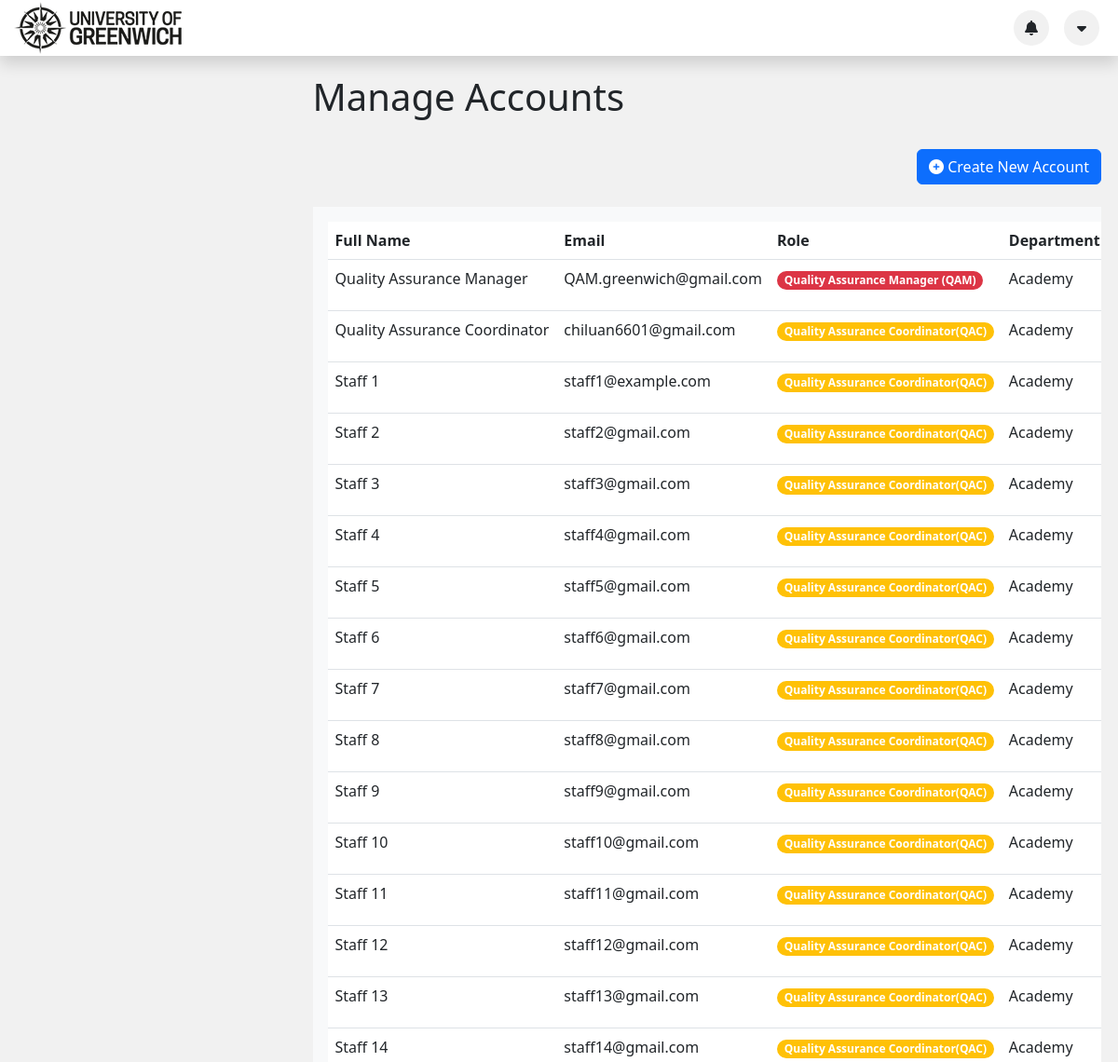
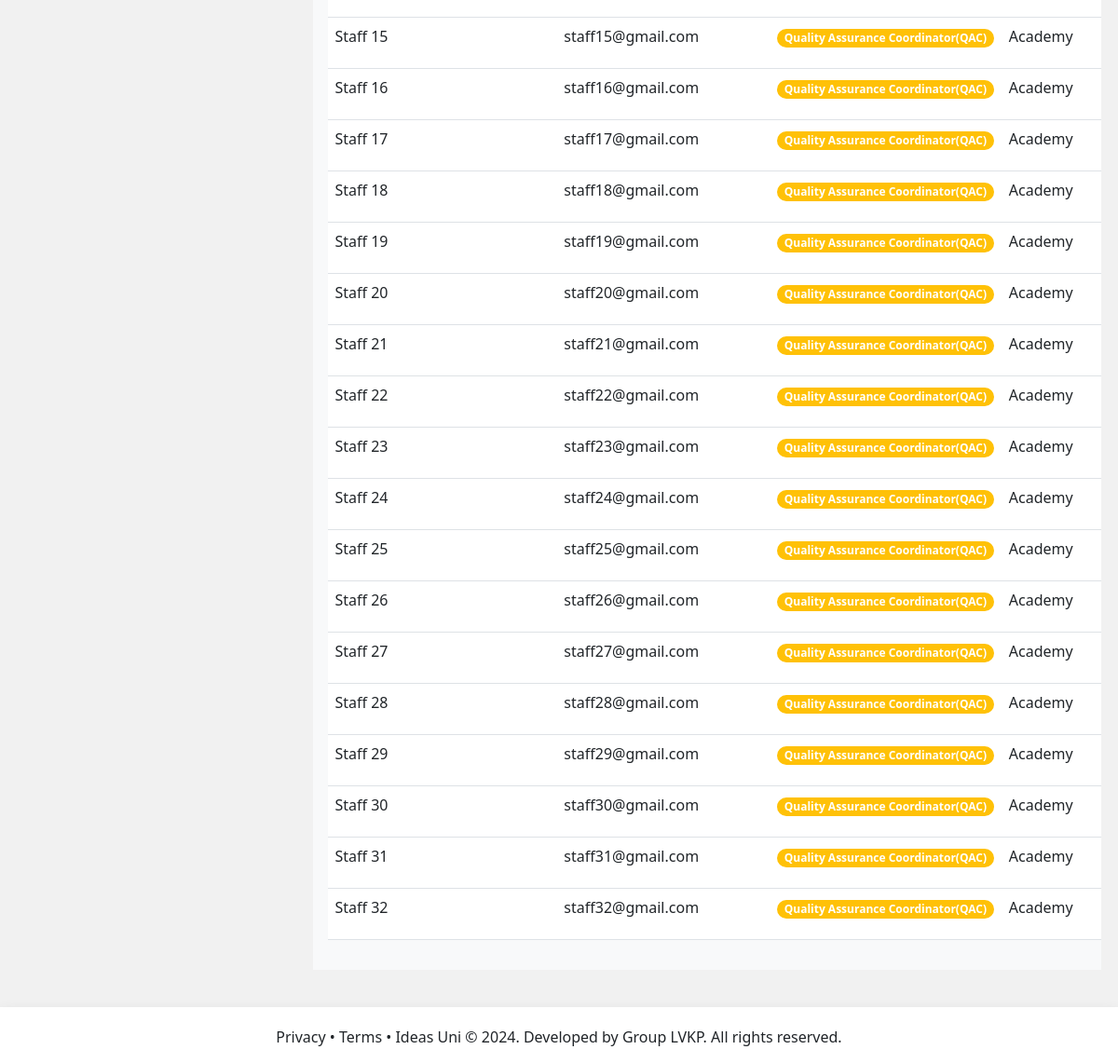
/QAM_Account.php (signed in), run on the app's committed database (2 pictures, top to bottom).
### tables this page shows
CREATE TABLE Staff
(
    StaffID      INT PRIMARY KEY AUTO_INCREMENT,
    FullName     VARCHAR(50) NOT NULL,
    Email        VARCHAR(50) NOT NULL,
    Password     TEXT        NOT NULL,
    RoleID       INT         NOT NULL,
    DepartmentID INT NULL,
    FOREIGN KEY (RoleID) REFERENCES Role (RoleID),
    FOREIGN KEY (DepartmentID) REFERENCES Department (DepartmentID)
);

CREATE TABLE Role
(
    RoleID   INT PRIMARY KEY AUTO_INCREMENT,
    RoleName VARCHAR(50) NOT NULL
);

CREATE TABLE Department
(
    DepartmentID   INT PRIMARY KEY AUTO_INCREMENT,
    DepartmentName VARCHAR(50) NOT NULL
);

### QAM_Account.php (the view, shortened to what this page needs)
<?php
if (!isset($_SESSION['login'])) {
    header("Location: index.php");
} else {
    ?>
    <!DOCTYPE html>
    <html lang="en">
    <head>
        <link rel="stylesheet" href="https://cdnjs.cloudflare.com/ajax/libs/font-awesome/6.3.0/css/all.min.css"
/>
        <link href="https://cdn.jsdelivr.net/npm/bootstrap@5.3.0-alpha1/dist/css/bootstrap.min.css" rel="stylesheet"
>
        <link rel="stylesheet" type="text/css" href="./css/style.css">
    </head>
    <body class="bg-gray">
    <?php
    include 'header.php';
    ?>
    <div class="container-fluid" style="margin-bottom: 100px;">
        <div class="row justify-content-evenly">
            <div class="col-12">
                <div class="d-flex flex-column justify-content-center mx-auto main-container">
                    <h1>Manage Accounts</h1>
                    <div class="d-flex justify-content-end align-items-center my-4">
                        <button class="btn btn-primary" data-bs-toggle="modal" data-bs-target="#createAccountModal">
                            <i class="fas fa-plus-circle"></i> Create New Account
                        </button>
                    </div>
                    <?php
                    include_once("connection.php");
                    $sql = "SELECT Staff.*, Role.RoleName, Department.DepartmentName FROM Staff JOIN Role ON Staff.RoleID = Role.RoleID JOIN Department ON Staff.DepartmentID = Department.DepartmentID";
                    $result = mysqli_query($conn, $sql);
                    ?>
                    <div class="bg-light p-3 table-responsive">
                        <?php if (mysqli_num_rows($result) > 0) { ?>
                            <table class="table">
                                <thead>
                                <tr>
                                    <th>Full Name</th>
                                    <th>Email</th>
                                    <th>Role</th>
                                    <th>Department</th>
                                </tr>
                                </thead>
                                <?php while ($row = mysqli_fetch_assoc($result)) { ?>
                                    <tbody>
                                    <tr>
                                        <td><?= $row['FullName']; ?></td>
                                        <td><?= $row['Email']; ?></td>
                                        <?php if ($row['RoleID'] == '1') { ?>
                                            <td><span
                                                    class="badge bg-danger rounded-pill"><?= $row['RoleName']; ?></span>
                                            </td>
                                        <?php } else if ($row['RoleID'] == '2') { ?>
                                            <td><span
                                                    class="badge bg-warning rounded-pill"><?= $row['RoleName']; ?></span>
                                            </td>
                                        <?php } else if ($row['RoleID'] == '3') { ?>
                                            <td><span
                                                    class="badge bg-success rounded-pill"><?= $row['RoleName']; ?></span>
                                            </td>
                                        <?php } ?>
                                        <td><?= $row['DepartmentName']; ?></td>
                                    </tr>
                                    </tbody>
                                <?php } ?>
                            </table>
                        <?php } else { ?>
                            <p>No staff found.</p>
                        <?php } ?>
                    </div>
                </div>
            </div>
        </div>
    </div>
    <?php
    include 'footer.php';
    ?>
    </body>
    </html>
    <?php
}
?>

### css/style.css (style rules this page uses)
.table-responsive { overflow-x: auto; }
.d-flex { display: flex; }
.flex-column { flex-direction: column; }
.justify-content-center { justify-content: center; }
.mx-auto { margin-left: auto; margin-right: auto; }
.main-container { padding-top: 80px; max-width: 97vw; overflow-x: hidden; padding-left: 27%; }
.table td, .table th { white-space: nowrap; overflow: hidden; text-overflow: ellipsis; }
.bg-gray { background-color: #f1f1f1; }

### data on the page
staff: FullName "Quality Assurance Manager", Email "QAM.greenwich@gmail.com", RoleID.RoleName "Quality Assurance Manager (QAM)", DepartmentID.DepartmentName "Academy"
staff: FullName "Quality Assurance Coordinator", Email "chiluan6601@gmail.com", RoleID.RoleName "Quality Assurance Coordinator(QAC)", DepartmentID.DepartmentName "Academy"
staff: FullName "Staff 1", Email "staff1@example.com", RoleID.RoleName "Quality Assurance Coordinator(QAC)", DepartmentID.DepartmentName "Academy"
staff: FullName "Staff 2", Email "staff2@gmail.com", RoleID.RoleName "Quality Assurance Coordinator(QAC)", DepartmentID.DepartmentName "Academy"
staff: FullName "Staff 3", Email "staff3@gmail.com", RoleID.RoleName "Quality Assurance Coordinator(QAC)", DepartmentID.DepartmentName "Academy"
staff: FullName "Staff 4", Email "staff4@gmail.com", RoleID.RoleName "Quality Assurance Coordinator(QAC)", DepartmentID.DepartmentName "Academy"
staff: FullName "Staff 5", Email "staff5@gmail.com", RoleID.RoleName "Quality Assurance Coordinator(QAC)", DepartmentID.DepartmentName "Academy"
staff: FullName "Staff 6", Email "staff6@gmail.com", RoleID.RoleName "Quality Assurance Coordinator(QAC)", DepartmentID.DepartmentName "Academy"
staff: FullName "Staff 7", Email "staff7@gmail.com", RoleID.RoleName "Quality Assurance Coordinator(QAC)", DepartmentID.DepartmentName "Academy"
staff: FullName "Staff 8", Email "staff8@gmail.com", RoleID.RoleName "Quality Assurance Coordinator(QAC)", DepartmentID.DepartmentName "Academy"
staff: FullName "Staff 9", Email "staff9@gmail.com", RoleID.RoleName "Quality Assurance Coordinator(QAC)", DepartmentID.DepartmentName "Academy"
staff: FullName "Staff 10", Email "staff10@gmail.com", RoleID.RoleName "Quality Assurance Coordinator(QAC)", DepartmentID.DepartmentName "Academy"
staff: FullName "Staff 11", Email "staff11@gmail.com", RoleID.RoleName "Quality Assurance Coordinator(QAC)", DepartmentID.DepartmentName "Academy"
staff: FullName "Staff 12", Email "staff12@gmail.com", RoleID.RoleName "Quality Assurance Coordinator(QAC)", DepartmentID.DepartmentName "Academy"
staff: FullName "Staff 13", Email "staff13@gmail.com", RoleID.RoleName "Quality Assurance Coordinator(QAC)", DepartmentID.DepartmentName "Academy"
staff: FullName "Staff 14", Email "staff14@gmail.com", RoleID.RoleName "Quality Assurance Coordinator(QAC)", DepartmentID.DepartmentName "Academy"
staff: FullName "Staff 15", Email "staff15@gmail.com", RoleID.RoleName "Quality Assurance Coordinator(QAC)", DepartmentID.DepartmentName "Academy"
staff: FullName "Staff 16", Email "staff16@gmail.com", RoleID.RoleName "Quality Assurance Coordinator(QAC)", DepartmentID.DepartmentName "Academy"
staff: FullName "Staff 17", Email "staff17@gmail.com", RoleID.RoleName "Quality Assurance Coordinator(QAC)", DepartmentID.DepartmentName "Academy"
staff: FullName "Staff 18", Email "staff18@gmail.com", RoleID.RoleName "Quality Assurance Coordinator(QAC)", DepartmentID.DepartmentName "Academy"
staff: FullName "Staff 19", Email "staff19@gmail.com", RoleID.RoleName "Quality Assurance Coordinator(QAC)", DepartmentID.DepartmentName "Academy"
staff: FullName "Staff 20", Email "staff20@gmail.com", RoleID.RoleName "Quality Assurance Coordinator(QAC)", DepartmentID.DepartmentName "Academy"
staff: FullName "Staff 21", Email "staff21@gmail.com", RoleID.RoleName "Quality Assurance Coordinator(QAC)", DepartmentID.DepartmentName "Academy"
staff: FullName "Staff 22", Email "staff22@gmail.com", RoleID.RoleName "Quality Assurance Coordinator(QAC)", DepartmentID.DepartmentName "Academy"
staff: FullName "Staff 23", Email "staff23@gmail.com", RoleID.RoleName "Quality Assurance Coordinator(QAC)", DepartmentID.DepartmentName "Academy"
staff: FullName "Staff 24", Email "staff24@gmail.com", RoleID.RoleName "Quality Assurance Coordinator(QAC)", DepartmentID.DepartmentName "Academy"
staff: FullName "Staff 25", Email "staff25@gmail.com", RoleID.RoleName "Quality Assurance Coordinator(QAC)", DepartmentID.DepartmentName "Academy"
staff: FullName "Staff 26", Email "staff26@gmail.com", RoleID.RoleName "Quality Assurance Coordinator(QAC)", DepartmentID.DepartmentName "Academy"
staff: FullName "Staff 27", Email "staff27@gmail.com", RoleID.RoleName "Quality Assurance Coordinator(QAC)", DepartmentID.DepartmentName "Academy"
staff: FullName "Staff 28", Email "staff28@gmail.com", RoleID.RoleName "Quality Assurance Coordinator(QAC)", DepartmentID.DepartmentName "Academy"
staff: FullName "Staff 29", Email "staff29@gmail.com", RoleID.RoleName "Quality Assurance Coordinator(QAC)", DepartmentID.DepartmentName "Academy"
staff: FullName "Staff 30", Email "staff30@gmail.com", RoleID.RoleName "Quality Assurance Coordinator(QAC)", DepartmentID.DepartmentName "Academy"
staff: FullName "Staff 31", Email "staff31@gmail.com", RoleID.RoleName "Quality Assurance Coordinator(QAC)", DepartmentID.DepartmentName "Academy"
staff: FullName "Staff 32", Email "staff32@gmail.com", RoleID.RoleName "Quality Assurance Coordinator(QAC)", DepartmentID.DepartmentName "Academy"
